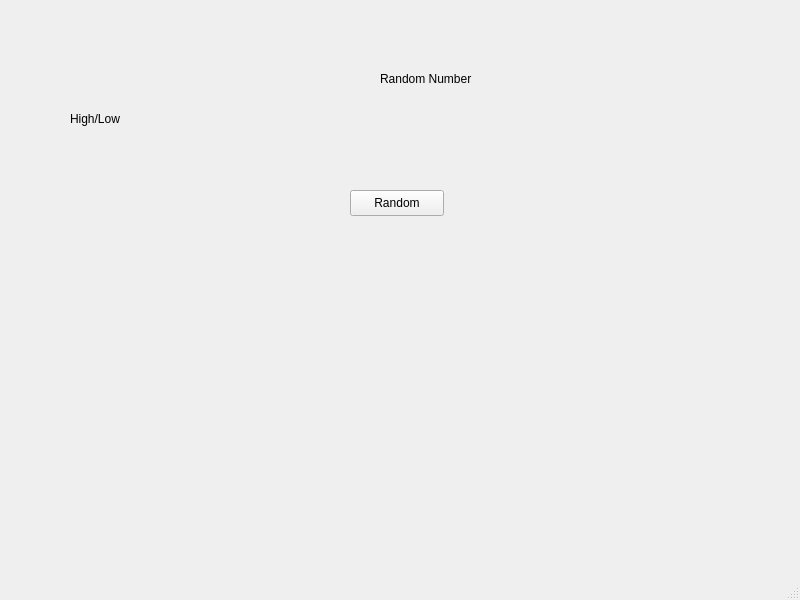
<?xml version="1.0" encoding="UTF-8"?>
<ui version="4.0">
 <class>MainWindow</class>
 <widget class="QMainWindow" name="MainWindow">
  <property name="geometry">
   <rect>
    <x>0</x>
    <y>0</y>
    <width>800</width>
    <height>600</height>
   </rect>
  </property>
  <property name="windowTitle">
   <string>MainWindow</string>
  </property>
  <widget class="QWidget" name="centralwidget">
   <widget class="QPushButton" name="pushButton">
    <property name="geometry">
     <rect>
      <x>350</x>
      <y>190</y>
      <width>94</width>
      <height>26</height>
     </rect>
    </property>
    <property name="text">
     <string>Random</string>
    </property>
   </widget>
   <widget class="QLabel" name="label">
    <property name="geometry">
     <rect>
      <x>380</x>
      <y>70</y>
      <width>181</width>
      <height>18</height>
     </rect>
    </property>
    <property name="text">
     <string>Random Number</string>
    </property>
   </widget>
   <widget class="QLabel" name="label_2">
    <property name="geometry">
     <rect>
      <x>70</x>
      <y>110</y>
      <width>71</width>
      <height>18</height>
     </rect>
    </property>
    <property name="text">
     <string>High/Low</string>
    </property>
   </widget>
  </widget>
  <widget class="QMenuBar" name="menubar">
   <property name="geometry">
    <rect>
     <x>0</x>
     <y>0</y>
     <width>800</width>
     <height>23</height>
    </rect>
   </property>
  </widget>
  <widget class="QStatusBar" name="statusbar"/>
 </widget>
 <resources/>
 <connections/>
</ui>
